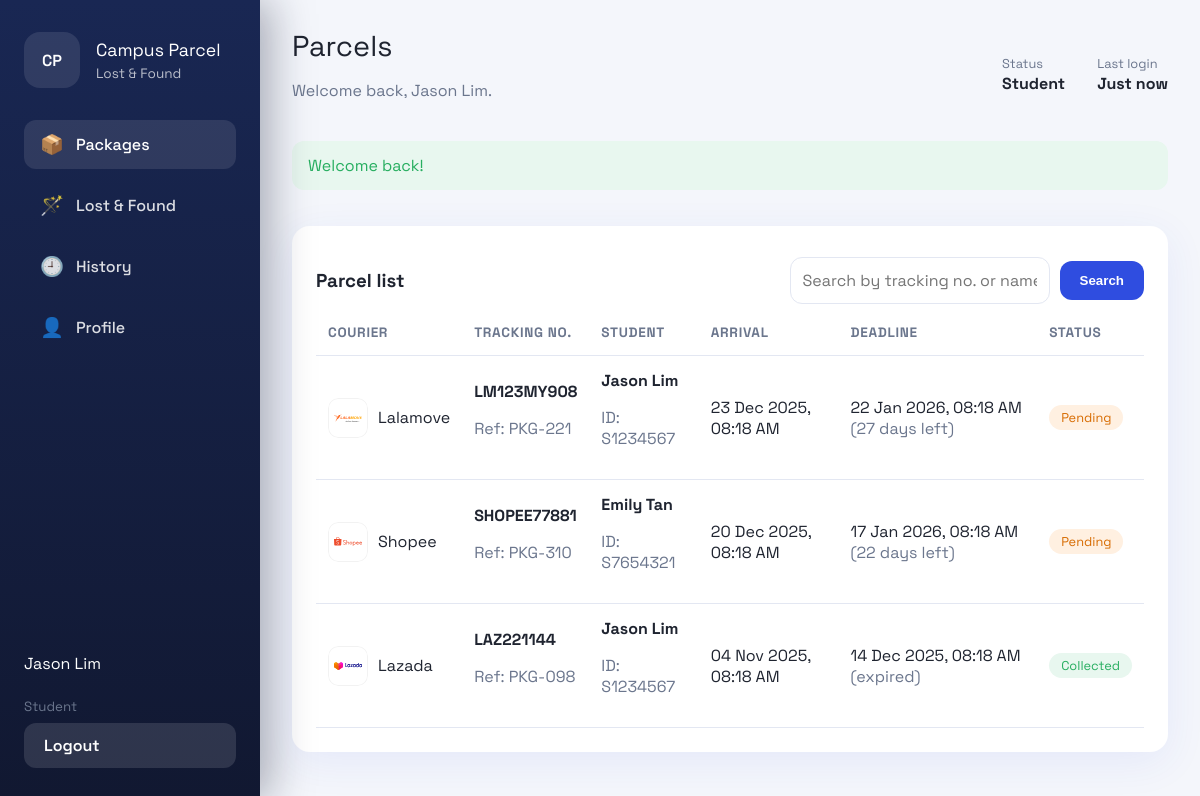
The page /student/dashboard.php (signed in) on the database its author committed.
### tables this page shows
CREATE TABLE users (
    id INT AUTO_INCREMENT PRIMARY KEY,
    role ENUM('student','admin') NOT NULL,
    student_id VARCHAR(30) DEFAULT NULL,
    staff_id VARCHAR(30) DEFAULT NULL,
    full_name VARCHAR(120) NOT NULL,
    email VARCHAR(150) NOT NULL UNIQUE,
    phone VARCHAR(30) DEFAULT NULL,
    faculty VARCHAR(80) DEFAULT NULL,
    office VARCHAR(80) DEFAULT NULL,
    password_hash VARCHAR(255) NOT NULL,
    last_login DATETIME DEFAULT NULL,
    avatar_path VARCHAR(255) DEFAULT NULL,
    created_at TIMESTAMP DEFAULT CURRENT_TIMESTAMP,
    updated_at TIMESTAMP DEFAULT CURRENT_TIMESTAMP ON UPDATE CURRENT_TIMESTAMP
);

CREATE TABLE packages (
    id INT AUTO_INCREMENT PRIMARY KEY,
    student_id INT NOT NULL,
    recipient_name VARCHAR(120) NOT NULL,
    tracking_number VARCHAR(80) NOT NULL,
    parcel_code VARCHAR(40) DEFAULT NULL,
    courier ENUM('Lalamove','Lazada','Shopee','Pos Laju','Other') DEFAULT 'Other',
    arrival_at DATETIME NOT NULL,
    deadline_at DATETIME NOT NULL,
    status ENUM('pending','collected') DEFAULT 'pending',
    collected_at DATETIME DEFAULT NULL,
    collected_by_name VARCHAR(120) DEFAULT NULL,
    collected_by_student_id VARCHAR(30) DEFAULT NULL,
    shelf_code VARCHAR(40) DEFAULT NULL,
    notes TEXT,
    recorded_by INT NOT NULL,
    created_at TIMESTAMP DEFAULT CURRENT_TIMESTAMP,
    updated_at TIMESTAMP DEFAULT CURRENT_TIMESTAMP ON UPDATE CURRENT_TIMESTAMP,
    CONSTRAINT fk_packages_student FOREIGN KEY (student_id) REFERENCES users(id) ON DELETE CASCADE,
    CONSTRAINT fk_packages_recorder FOREIGN KEY (recorded_by) REFERENCES users(id) ON DELETE CASCADE
);

### lib/auth.php (called while the page is built, shortened)
<?php
function current_user(PDO $pdo): ?array
{
    static $cachedUser = null;
    if ($cachedUser !== null) {
        return $cachedUser;
    }
    $statement = $pdo->prepare('SELECT * FROM users WHERE id = :id LIMIT 1');
    $statement->execute(['id' => $_SESSION['user']['id']]);
    $cachedUser = $statement->fetch() ?: null;
    return $cachedUser;
}
function require_role(PDO $pdo, string $role): void
{
    $user = current_user($pdo);
}

### student/dashboard.php (the view, shortened to what this page needs)
<?php
require_once __DIR__ . '/../bootstrap.php';
require_role($pdo, 'student');
$pageTitle = 'Parcels';
$activeNav = 'student-dashboard';
$searchTerm = trim($_GET['q'] ?? '');
$sql = 'SELECT p.*, recipient.full_name AS student_name, recipient.student_id AS student_code,
               recorder.full_name AS recorder_name
        FROM packages p
        LEFT JOIN users recorder ON recorder.id = p.recorded_by
        LEFT JOIN users recipient ON recipient.id = p.student_id';
$params = [];
$sql .= ' ORDER BY p.arrival_at DESC';
$packageQuery = $pdo->prepare($sql);
$packageQuery->execute($params);
$packages = $packageQuery->fetchAll();
include base_path('partials/layout-top.php');
?>
<section class="card">
    <header class="card-header">
        <div>
            <h3>Parcel list</h3>
        </div>
        <form class="search-form" method="get">
            <input type="text" name="q" placeholder="Search by tracking no. or name" value="<?= e($searchTerm); ?>">
            <button type="submit" class="button button-primary">Search</button>
        </form>
    </header>
    <div class="table-wrapper">
        <table>
            <thead>
            <tr>
                <th>Courier</th>
                <th>Tracking no.</th>
                <th>Student</th>
                <th>Arrival</th>
                <th>Deadline</th>
                <th>Status</th>
            </tr>
            </thead>
            <tbody>
            <?php foreach ($packages as $parcel): ?>
                <tr>
                    <td>
                        <div class="courier">
                            <img src="<?= courier_logo($parcel['courier']); ?>" alt="<?= e($parcel['courier']); ?> logo">
                            <span><?= e($parcel['courier']); ?></span>
                        </div>
                    </td>
                    <td>
                        <strong><?= e($parcel['tracking_number']); ?></strong>
                        <p class="muted">Ref: <?= e($parcel['parcel_code'] ?? '—'); ?></p>
                    </td>
                    <td>
                        <strong><?= e($parcel['student_name'] ?? $parcel['recipient_name']); ?></strong>
                        <p class="muted">ID: <?= e($parcel['student_code'] ?? '—'); ?></p>
                    </td>
                    <td><?= format_datetime($parcel['arrival_at']); ?></td>
                    <td>
                        <?= format_datetime($parcel['deadline_at']); ?>
                        <?php $days = days_until($parcel['deadline_at']); ?>
                        <?php if ($days !== null): ?>
                            <span class="muted">(<?= $days >= 0 ? $days . ' days left' : 'expired'; ?>)</span>
                        <?php endif; ?>
                    </td>
                    <td><?= status_badge($parcel['status']); ?></td>
                </tr>
            <?php endforeach; ?>
            </tbody>
        </table>
    </div>
</section>
<?php include base_path('partials/layout-bottom.php'); ?>

### partials/layout-top.php (shortened to what this page needs)
<?php
$user = current_user($pdo);
?>
<!DOCTYPE html>
<html lang="en">
<head>
    <link rel="stylesheet" href="<?= asset_url('css/main.css'); ?>">
</head>
<body>
<div class="app-shell">
    <?php include base_path('partials/sidebar.php'); ?>
    <div class="app-main">
        <?php include base_path('partials/topbar.php'); ?>
        <main class="app-content">
            <?php include base_path('partials/messages.php'); ?>

### partials/sidebar.php
<?php
$role = $user['role'] ?? 'student';
$navConfig = [
    'student' => [
        ['key' => 'student-dashboard', 'label' => 'Packages', 'path' => 'student/dashboard.php', 'icon' => '📦'],
        ['key' => 'student-lost', 'label' => 'Lost & Found', 'path' => 'student/lost-and-found.php', 'icon' => '🪄'],
        ['key' => 'student-history', 'label' => 'History', 'path' => 'student/history.php', 'icon' => '🕘'],
        ['key' => 'student-profile', 'label' => 'Profile', 'path' => 'student/profile.php', 'icon' => '👤'],
    ],
    'admin' => [
        ['key' => 'admin-dashboard', 'label' => 'Overview', 'path' => 'admin/dashboard.php', 'icon' => '📊'],
        ['key' => 'admin-packages', 'label' => 'Parcels', 'path' => 'admin/packages.php', 'icon' => '🚚'],
        ['key' => 'admin-lost', 'label' => 'Lost & Found', 'path' => 'admin/lost-and-found.php', 'icon' => '🎒'],
        ['key' => 'admin-profile', 'label' => 'Profile', 'path' => 'admin/profile.php', 'icon' => '🧑‍💼'],
    ],
];
?>
<aside class="app-sidebar">
    <div class="brand">
        <div class="brand-logo">CP</div>
        <div>
            <p class="brand-title">Campus Parcel</p>
            <p class="brand-subtitle">Lost &amp; Found</p>
        </div>
    </div>
    <nav>
        <?php foreach ($navConfig[$role] as $item): ?>
            <a class="nav-item <?= $activeNav === $item['key'] ? 'is-active' : ''; ?>" href="<?= base_url($item['path']); ?>">
                <span class="icon"><?= $item['icon']; ?></span>
                <span><?= e($item['label']); ?></span>
            </a>
        <?php endforeach; ?>
    </nav>
    <div class="sidebar-footer">
        <p><?= e($user['full_name'] ?? 'Guest'); ?></p>
        <small class="muted"><?= ucfirst($role); ?></small>
        <a class="button button-light" href="<?= base_url('auth/logout.php'); ?>">Logout</a>
    </div>
</aside>

### partials/topbar.php (shortened to what this page needs)
<header class="app-topbar">
    <div>
        <p class="page-title"><?= e($pageTitle ?? 'Dashboard'); ?></p>
        <p class="muted">Welcome back, <?= e($user['full_name'] ?? 'there'); ?>.</p>
    </div>
    <div class="topbar-meta">
        <div class="meta-item">
            <span>Status</span>
            <strong><?= ucfirst($user['role'] ?? 'student'); ?></strong>
        </div>
        <div class="meta-item">
            <span>Last login</span>
            <strong><?= e($user['last_login'] ? format_datetime($user['last_login']) : 'Just now'); ?></strong>
        </div>
    </div>
</header>

### partials/messages.php (shortened to what this page needs)
<?php
$success = flash('success');
?>
<?php if ($success): ?>
    <div class="alert alert-success"><?= e($success); ?></div>
<?php endif; ?>

### lib/helpers.php (shortened to what this page needs)
<?php
function base_path(string $path = ''): string
{
    $root = BASE_PATH;
    return $path === '' ? $root : $root . '/' . ltrim($path, '/');
}
function base_url(string $path = ''): string
{
    $root = rtrim(BASE_URL, '/');
    return ($root ?: '') . '/' . ltrim($path, '/');
}
function asset_url(string $path): string
{
    return base_url('assets/' . ltrim($path, '/'));
}
function e(?string $value): string
{
    return htmlspecialchars($value ?? '', ENT_QUOTES, 'UTF-8');
}
function flash(string $key, ?string $message = null): ?string
{
    if (!isset($_SESSION['flash'][$key])) {
        return null;
    }
    $value = $_SESSION['flash'][$key];
    return $value;
}
function format_datetime(?string $value, string $format = 'd M Y, h:i A'): string
{
    $date = new DateTime($value);
    return $date->format($format);
}
function days_until(?string $date): ?int
{
    $target = new DateTime($date);
    $today = new DateTime('today');
    return (int) $today->diff($target)->format('%r%a');
}
function courier_logo(string $courier): string
{
    $slug = strtolower(str_replace(' ', '-', $courier));
    $file = base_path('assets/img/couriers/' . $slug . '.svg');
    $relative = str_replace(base_path(), '', $file);
    return base_url(ltrim($relative, '/'));
}
function status_badge(string $status): string
{
    $map = [
        'pending' => 'badge badge-waiting',
        'collected' => 'badge badge-done',
    ];
    $class = $map[$status] ?? 'badge';
    return '<span class="' . $class . '">' . ucfirst($status) . '</span>';
}

### partials/layout-bottom.php (shortened to what this page needs)
        </main>
    </div>
</div>
</body>
</html>

### assets/css/main.css (style rules this page uses)
:root { --bg: #f4f6fb; --panel: #ffffff; --primary: #2f4de0; --primary-dark: #2232a0; --accent: #ffb347; --muted: #6b768d; --border: #e3e7f2; --success: #27ae60; --danger: #e74c3c; --warning: #ff9f1c; --radius: 18px; --radius-small: 12px; --shadow: 0 10px 40px rgba(47, 77, 224, 0.08); }
* { box-sizing: border-box; }
body { font-family: 'Space Grotesk', 'Segoe UI', sans-serif; margin: 0; background: var(--bg); color: #1f2430; }
a { color: var(--primary); text-decoration: none; }
.app-shell { min-height: 100vh; }
.app-sidebar { position: fixed; top: 0; left: 0; bottom: 0; width: 260px; background: linear-gradient(180deg, #192753 0%, #111831 100%); color: #fff; padding: 32px 24px; display: flex; flex-direction: column; gap: 32px; overflow-y: auto; box-shadow: 10px 0 40px rgba(17, 24, 49, 0.35); z-index: 9; }
.brand { display: flex; gap: 16px; align-items: center; }
.brand-logo { width: 56px; height: 56px; border-radius: 16px; background: rgba(255, 255, 255, 0.1); display: grid; place-items: center; font-weight: 600; }
.brand-title { font-size: 1.1rem; margin: 0; }
.brand-subtitle { margin: 4px 0 0; font-size: 0.85rem; color: rgba(255, 255, 255, 0.7); }
nav { display: flex; flex-direction: column; gap: 12px; }
.nav-item { display: flex; gap: 12px; align-items: center; padding: 12px 16px; border-radius: var(--radius-small); color: rgba(255, 255, 255, 0.85); font-weight: 500; }
.nav-item .icon { font-size: 1.2rem; }
.nav-item.is-active, .nav-item:hover { background: rgba(255, 255, 255, 0.1); color: #fff; text-decoration: none; }
.sidebar-footer { margin-top: auto; display: flex; flex-direction: column; gap: 8px; }
.button { border: none; border-radius: var(--radius-small); padding: 12px 20px; font-weight: 600; cursor: pointer; transition: transform 0.1s ease; }
.button-primary { background: var(--primary); color: #fff; }
.button-light { background: rgba(255, 255, 255, 0.12); color: inherit; }
.app-main { margin-left: 260px; display: flex; flex-direction: column; background: var(--bg); min-height: 100vh; }
.app-topbar { display: flex; justify-content: space-between; align-items: center; padding: 28px 32px 0; }
.page-title { font-size: 1.8rem; margin: 0; }
.muted { color: var(--muted); }
.topbar-meta { display: flex; gap: 32px; }
.meta-item span { font-size: 0.8rem; color: var(--muted); }
.meta-item strong { display: block; }
.app-content { padding: 24px 32px 40px; display: flex; flex-direction: column; gap: 24px; }
.card { background: var(--panel); border-radius: var(--radius); padding: 24px; box-shadow: var(--shadow); }
.card-header { display: flex; justify-content: space-between; align-items: center; flex-wrap: wrap; gap: 12px; }
.table-wrapper { overflow-x: auto; }
table { width: 100%; border-collapse: collapse; }
table th, table td { text-align: left; padding: 14px 12px; border-bottom: 1px solid var(--border); }
table th { font-size: 0.85rem; text-transform: uppercase; letter-spacing: 0.05em; color: var(--muted); }
.courier { display: flex; align-items: center; gap: 10px; }
.courier img { width: 40px; height: 40px; object-fit: contain; background: #fff; border-radius: 10px; padding: 6px; box-shadow: inset 0 0 0 1px rgba(0, 0, 0, 0.05); }
.badge { display: inline-block; padding: 4px 12px; border-radius: 999px; font-size: 0.8rem; }
.badge-waiting { background: #fff0e1; color: #d76b00; }
.badge-done { background: #e8f7ef; color: var(--success); }
.alert { padding: 14px 16px; border-radius: var(--radius-small); margin-bottom: 12px; }
.alert-success { background: #e8f7ef; color: var(--success); }
.search-form { display: flex; gap: 10px; align-items: center; flex-wrap: wrap; }
.search-form input[type="text"] { min-width: 260px; }
input, select, textarea { border-radius: var(--radius-small); border: 1px solid var(--border); padding: 12px; font-family: inherit; font-size: 1rem; }

### rows shown on the page
users: full_name "Jason Lim", role "Student", last_login "Just now"
packages: shows a picture, courier "Lalamove", tracking_number "LM123MY908", parcel_code "PKG-221", student.full_name "Jason Lim", student.student_id "S1234567", arrival_at "23 Dec 2025, 08:18 AM", deadline_at "22 Jan 2026, 08:18 AM", deadline_at "27", status "Pending"
packages: shows a picture, courier "Shopee", tracking_number "SHOPEE77881", parcel_code "PKG-310", student.full_name "Emily Tan", student.student_id "S7654321", arrival_at "20 Dec 2025, 08:18 AM", deadline_at "17 Jan 2026, 08:18 AM", deadline_at "22", status "Pending"
packages: shows a picture, courier "Lazada", tracking_number "LAZ221144", parcel_code "PKG-098", student.full_name "Jason Lim", student.student_id "S1234567", arrival_at "04 Nov 2025, 08:18 AM", deadline_at "14 Dec 2025, 08:18 AM", shows "expired", status "Collected"

### other values the page prints
$item['icon'] "📦"
$item['label'] "Packages"
$item['icon'] "🪄"
$item['label'] "Lost & Found"
$item['icon'] "🕘"
$item['label'] "History"
$item['icon'] "👤"
$item['label'] "Profile"
$pageTitle "Parcels"
$success "Welcome back!"
